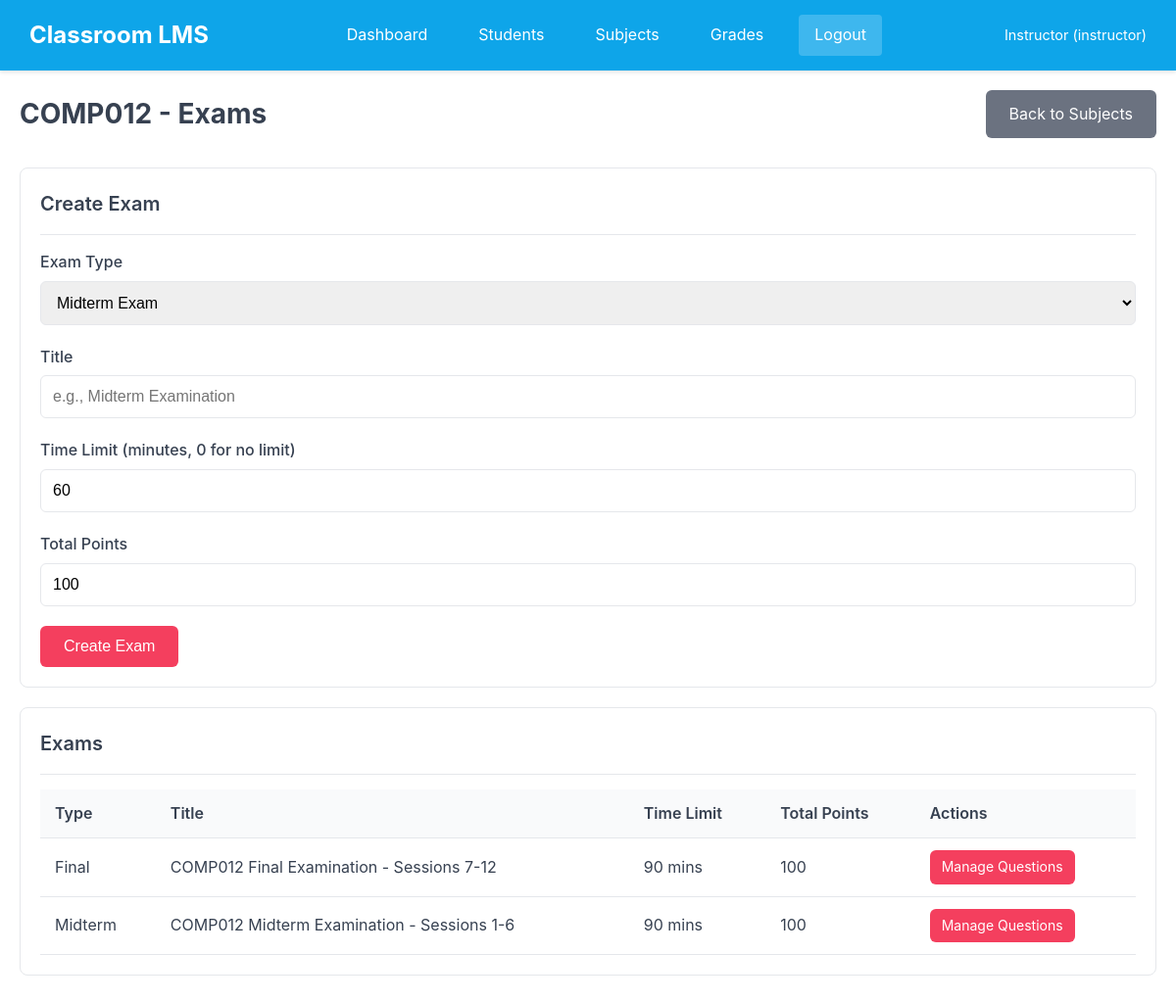
The app's page /subject/12/exams (signed in) with its own data.
### tables this page shows
CREATE TABLE users (
            id INTEGER PRIMARY KEY AUTOINCREMENT,
            username TEXT UNIQUE NOT NULL,
            password_hash TEXT NOT NULL,
            full_name TEXT NOT NULL,
            role TEXT NOT NULL,
            student_id TEXT,
            section TEXT,
            created_at TIMESTAMP DEFAULT CURRENT_TIMESTAMP
        );

CREATE TABLE subjects (
        id INTEGER PRIMARY KEY AUTOINCREMENT,
        code TEXT NOT NULL,
        name TEXT NOT NULL,
        description TEXT,
        section TEXT,
        day TEXT,
        time_schedule TEXT
    );

CREATE TABLE exams (
            id INTEGER PRIMARY KEY AUTOINCREMENT,
            subject_id INTEGER NOT NULL,
            exam_type TEXT NOT NULL,
            title TEXT NOT NULL,
            time_limit INTEGER,
            total_points INTEGER DEFAULT 100,
            FOREIGN KEY (subject_id) REFERENCES subjects (id)
        );

### app.py (the view)
@app.route('/subject/<int:subject_id>/exams')
@login_required
def subject_exams(subject_id):
    conn = get_db()
    cursor = conn.cursor()
    cursor.execute('SELECT * FROM subjects WHERE id = ?', (subject_id,))
    subject = cursor.fetchone()
    cursor.execute('SELECT * FROM exams WHERE subject_id = ? ORDER BY exam_type', (subject_id,))
    exams = cursor.fetchall()
    conn.close()
    return render_template('exams.html', subject=subject, exams=exams)

### app.py (called while the page is built)
@login_manager.user_loader
def load_user(user_id):
    conn = get_db()
    cursor = conn.cursor()
    cursor.execute('SELECT * FROM users WHERE id = ?', (user_id,))
    user = cursor.fetchone()
    conn.close()
    if user:
        return User(user['id'], user['username'], user['full_name'], user['role'], user['student_id'], user['section'])
    return None

### database.py (called while the page is built)
def get_db():
    conn = sqlite3.connect(DATABASE)
    conn.row_factory = sqlite3.Row
    return conn

### templates/exams.html (shortened to what this page needs)
{% extends 'base.html' %}
{% block content %}
<div class="page-header">
    <h1>{{ subject.code }} - Exams</h1>
    <a href="{{ url_for('subjects') }}" class="btn btn-secondary">Back to Subjects</a>
</div>
{% if current_user.role == 'instructor' %}
<div class="card">
    <div class="card-header">
        <span class="card-title">Create Exam</span>
    </div>
    <form action="{{ url_for('create_exam', subject_id=subject.id) }}" method="POST">
        <div class="form-group">
            <label>Exam Type</label>
            <select name="exam_type" required>
                <option value="midterm">Midterm Exam</option>
            </select>
        </div>
        <div class="form-group">
            <label>Title</label>
            <input type="text" name="title" required placeholder="e.g., Midterm Examination">
        </div>
        <div class="form-group">
            <label>Time Limit (minutes, 0 for no limit)</label>
            <input type="number" name="time_limit" value="60" min="0">
        </div>
        <div class="form-group">
            <label>Total Points</label>
            <input type="number" name="total_points" value="100" min="1">
        </div>
        <button type="submit" class="btn btn-rose">Create Exam</button>
    </form>
</div>
{% endif %}
<div class="card mt-20">
    <div class="card-header">
        <span class="card-title">Exams</span>
    </div>
    {% if exams %}
    <div class="table-container">
        <table>
            <thead>
                <tr>
                    <th>Type</th>
                    <th>Title</th>
                    <th>Time Limit</th>
                    <th>Total Points</th>
                    <th>Actions</th>
                </tr>
            </thead>
            <tbody>
                {% for exam in exams %}
                <tr>
                    <td>{{ exam.exam_type|capitalize }}</td>
                    <td>{{ exam.title }}</td>
                    <td>{% if exam.time_limit > 0 %}{{ exam.time_limit }} mins{% else %}No limit{% endif %}</td>
                    <td>{{ exam.total_points }}</td>
                    <td>
                        <a href="{{ url_for('exam_questions', exam_id=exam.id) }}" class="btn btn-sm btn-rose">
                            {% if current_user.role == 'instructor' %}Manage Questions{% else %}View{% endif %}
                        </a>
                    </td>
                </tr>
                {% endfor %}
            </tbody>
        </table>
    </div>
    {% else %}
    <p class="text-center">No exams created yet.</p>
    {% endif %}
</div>
{% endblock %}

### templates/base.html (shortened to what this page needs)
<!DOCTYPE html>
<html lang="en">
<head>
    <link rel="stylesheet" href="{{ url_for('static', filename='css/style.css') }}">
</head>
<body>
    {% if current_user.is_authenticated %}
    <nav class="navbar">
        <div class="nav-brand">
            <a href="{{ url_for('index') }}">Classroom LMS</a>
        </div>
        <div class="nav-links">
            {% if current_user.role == 'instructor' %}
                <a href="{{ url_for('dashboard') }}">Dashboard</a>
                <a href="{{ url_for('students') }}">Students</a>
                <a href="{{ url_for('subjects') }}">Subjects</a>
                <a href="{{ url_for('grades') }}">Grades</a>
            {% else %}
                <a href="{{ url_for('student_dashboard') }}">Dashboard</a>
                <a href="{{ url_for('my_grades') }}">My Grades</a>
            {% endif %}
            <a href="{{ url_for('logout') }}" class="btn-logout">Logout</a>
        </div>
        <div class="nav-user">
            <span>{{ current_user.full_name }} ({{ current_user.role }})</span>
        </div>
    </nav>
    {% endif %}
    <main class="container">
        {% block content %}{% endblock %}
    </main>
</body>
</html>

### static/css/style.css (style rules this page uses)
* { margin: 0; padding: 0; box-sizing: border-box; }
body { font-family: 'Inter', -apple-system, BlinkMacSystemFont, 'Segoe UI', Roboto, sans-serif; background-color: #FFFFFF; color: #374151; line-height: 1.6; }
.container { max-width: 1200px; margin: 0 auto; padding: 20px; }
.navbar { background-color: #0EA5E9; padding: 15px 30px; display: flex; justify-content: space-between; align-items: center; box-shadow: 0 2px 4px rgba(0,0,0,0.1); }
.nav-brand a { color: white; text-decoration: none; font-size: 1.5rem; font-weight: bold; }
.nav-links { display: flex; gap: 20px; }
.nav-links a { color: white; text-decoration: none; padding: 8px 16px; border-radius: 4px; transition: background-color 0.2s; }
.nav-user { color: white; font-size: 0.9rem; }
.btn-logout { background-color: rgba(255,255,255,0.2) !important; }
.form-group { margin-bottom: 20px; }
.form-group label { display: block; margin-bottom: 6px; font-weight: 500; color: #374151; }
.form-group input, .form-group select, .form-group textarea { width: 100%; padding: 12px; border: 1px solid #E5E7EB; border-radius: 6px; font-size: 1rem; transition: border-color 0.2s; }
.btn { display: inline-block; padding: 12px 24px; background-color: #0EA5E9; color: white; border: none; border-radius: 6px; font-size: 1rem; cursor: pointer; text-decoration: none; transition: background-color 0.2s; }
.btn-secondary { background-color: #6B7280; }
.btn-sm { padding: 6px 12px; font-size: 0.875rem; }
.btn-rose { background-color: #F43F5E; }
.card { background: white; border: 1px solid #E5E7EB; border-radius: 8px; padding: 20px; margin-bottom: 20px; }
.card-header { display: flex; justify-content: space-between; align-items: center; margin-bottom: 15px; padding-bottom: 15px; border-bottom: 1px solid #E5E7EB; }
.card-title { font-size: 1.25rem; font-weight: 600; color: #374151; }
.table-container { overflow-x: auto; }
table { width: 100%; border-collapse: collapse; }
th, td { padding: 12px 15px; text-align: left; border-bottom: 1px solid #E5E7EB; }
th { background-color: #F9FAFB; font-weight: 600; color: #374151; }
.page-header { display: flex; justify-content: space-between; align-items: center; margin-bottom: 30px; }
.page-header h1 { font-size: 1.75rem; color: #374151; }
.mt-20 { margin-top: 20px; }

### records on screen
users: full_name "Instructor", role "instructor"
subjects: code "COMP012"
exams: exam_type "Final", title "COMP012 Final Examination - Sessions 7-12", time_limit "90", total_points "100"
exams: exam_type "Midterm", title "COMP012 Midterm Examination - Sessions 1-6", time_limit "90", total_points "100"
